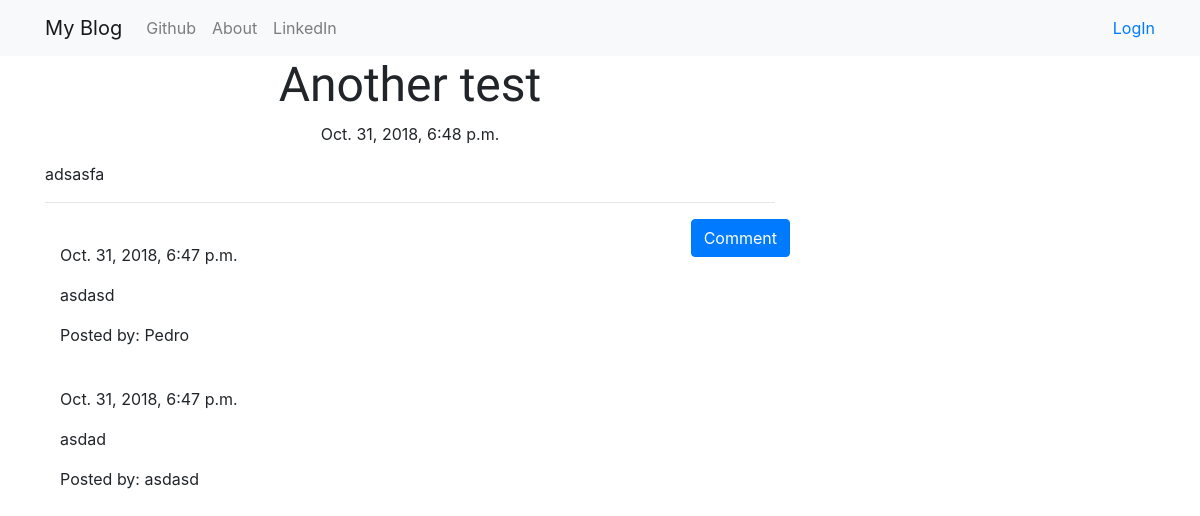
Page /post/7 on the committed database.
### blog/models.py (models this page shows, shortened)
class Post(models.Model):
    author = models.ForeignKey('auth.User',on_delete=models.CASCADE,)
    title = models.CharField(max_length=200)
    text = models.TextField()
    created_date = models.DateTimeField(default=timezone.now)
    published_date = models.DateTimeField(blank=True, null=True)

class Comment(models.Model):
    post = models.ForeignKey('blog.Post',related_name='comments',on_delete=models.CASCADE,)
    author = models.CharField(max_length=200)
    text = models.TextField()
    created_date = models.DateTimeField(default=timezone.now)
    approved_comment = models.BooleanField(default=False)

### blog/views.py (the view)
# urls.py: path('post/<pk>',views.PostDetailView.as_view(),name='post_detail'),
class PostDetailView(DetailView):
    model = Post

### blog/templates/blog/post_detail.html (shortened to what this page needs)
{% extends "blog/base.html" %}
{% block content %}
<div>
<h1 class="posttitle loader">{{post.title}}</h1>
</div>
{% if post.published_date %}
    <div class="date postdate">
        {{ post.published_date }}
    </div>
{% else %}
    <a class="btn btn-primary" href="{% url 'post_publish' pk=post.pk %}">Publish</a>
{% endif %}
<p class="postcontent">{{ post.text|safe|linebreaks }}</p>
<hr>
<a class="btn btn-primary btn-comment" href="{% url 'add_comment_to_post' pk=post.pk %}">Comment</a>
<div class="container">
    {% for comment in post.comments.all %}
        <br>
        {% if user.is_authenticated or comment.approved_comment %}
            {{ comment.created_date }}
            <p>{{comment.text|safe|linebreaks}}</p>
            <p>Posted by: {{comment.author}}</p>
        {% endif %}
        {% empty %}
        <p>No Comments!</p>
    {% endfor %}
</div>
{% endblock %}

### blog/static/css/blog.css (style rules this page uses)
.loader { filter:hue-rotate(0deg); color:linear-gradient(45deg,#0f8,#08f); animation:hue 10000ms infinite linear; }
.postdate { text-align: center; }
.posttitle { font-family: 'Russo One', sans-serif; font-size: 3em; text-align: center; }
.postcontent { font-family: 'Montserrat', sans-serif; font-size: 1.5em; }
.btn-comment { position: absolute; right: 0px; }

### rows in the picture
Post: title "Another test", published_date "Oct. 31, 2018, 6:48 p.m.", text "adsasfa"
Comment: created_date "Oct. 31, 2018, 6:47 p.m.", text "asdasd", author "Pedro"
Comment: created_date "Oct. 31, 2018, 6:47 p.m.", text "asdad", author "asdasd"
